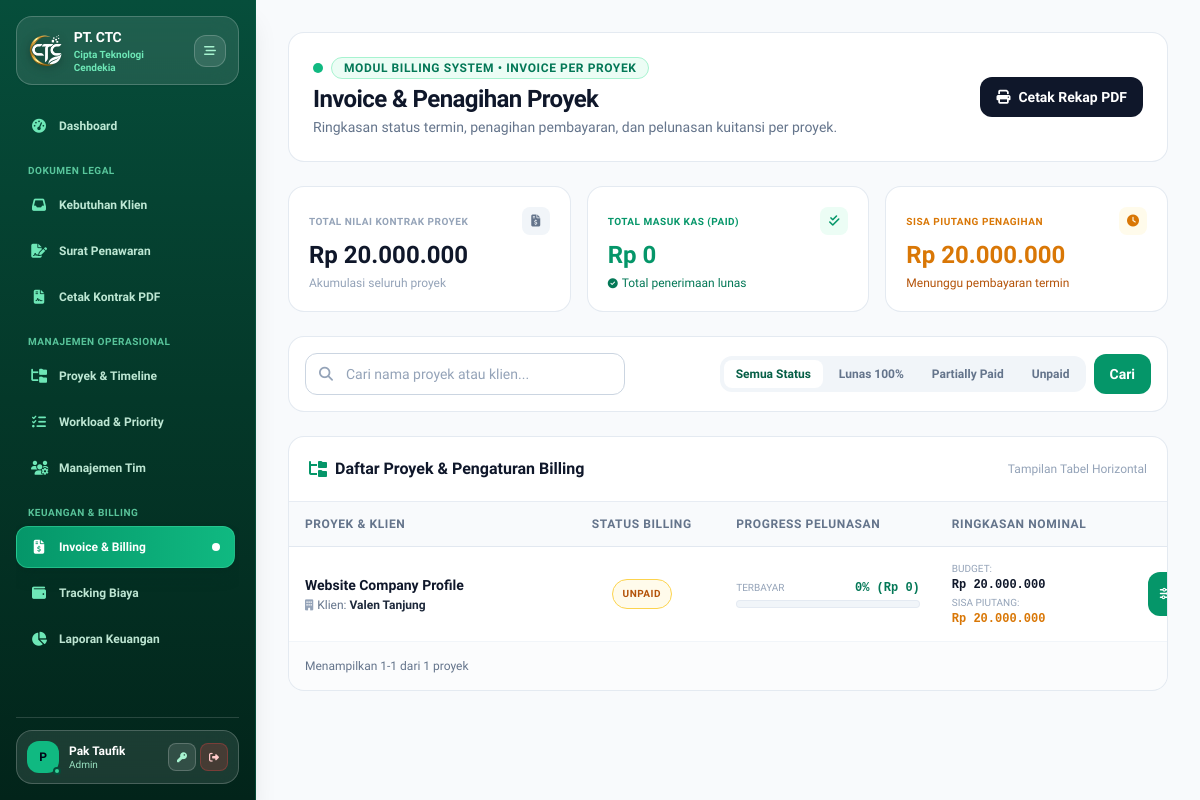
Page /modules/invoices/index.php (signed in) on the earlier database version.
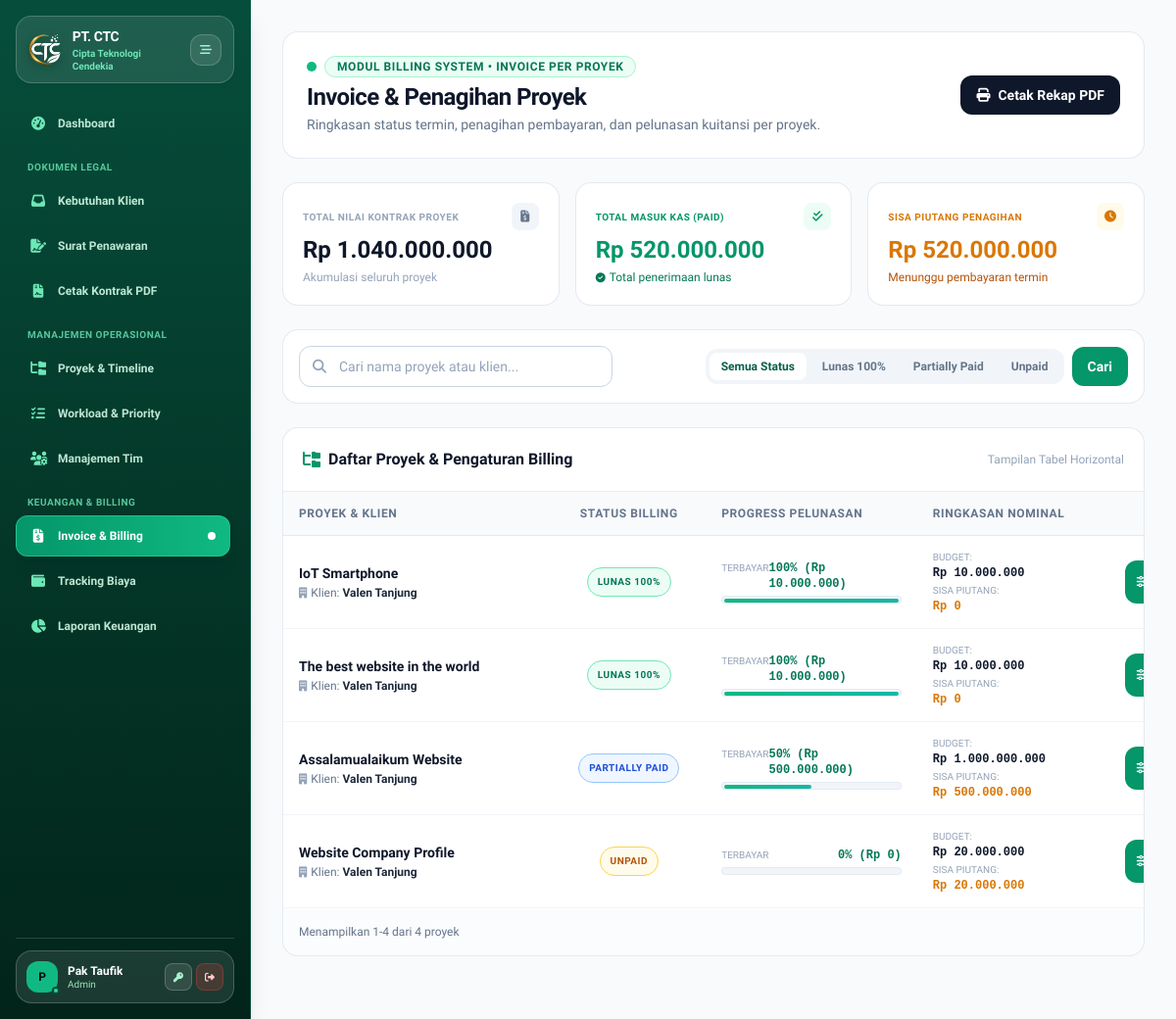
Same page on the later database version.
### tables this page shows
CREATE TABLE `projects` (
  `id` int(11) NOT NULL,
  `nama_projek` varchar(150) NOT NULL,
  `klien` varchar(100) NOT NULL,
  `budget` decimal(15,2) NOT NULL DEFAULT 0.00,
  `tanggal_mulai` date NOT NULL,
  `deadline` date NOT NULL,
  `status` enum('Planning','In Progress','Completed','On Hold') DEFAULT 'Planning',
  `kategori_rab` enum('Website','IoT','Mobile','Custom') NOT NULL DEFAULT 'Website',
  `rab_custom_data` longtext DEFAULT NULL,
  `client_token` varchar(64) DEFAULT NULL,
  `requirement_id` int(11) DEFAULT NULL,
  `created_at` timestamp NOT NULL DEFAULT current_timestamp()
);

### modules/invoices/index.php (the view, shortened to what the rows shown need)
<?php
require_once __DIR__ . '/../../config/database.php';
$filter_status = $_GET['status_filter'] ?? 'All';
$sqlProjects = "
    SELECT
        p.id AS project_id,
        p.nama_projek,
        p.klien,
        p.budget,
        p.tanggal_mulai,
        p.deadline,
        p.status AS project_status,
        COALESCE(SUM(i.jumlah_tagihan), 0) AS total_invoiced,
        COALESCE(SUM(CASE WHEN i.status = 'Paid' THEN i.jumlah_tagihan ELSE 0 END), 0) AS total_paid,
        COALESCE(SUM(CASE WHEN i.status != 'Paid' THEN i.jumlah_tagihan ELSE 0 END), 0) AS total_unpaid,
        COUNT(i.id) AS total_invoices_count,
        MAX(i.termin_ke) AS max_termin
    FROM projects p
    LEFT JOIN invoices i ON p.id = i.project_id
    WHERE 1=1
";
$params = [];
$sqlProjects .= " GROUP BY p.id ORDER BY p.created_at DESC";
$stmt = $pdo->prepare($sqlProjects);
$stmt->execute($params);
$allProjects = $stmt->fetchAll();
$filteredProjects = [];
foreach ($allProjects as $proj) {
    $budget    = (float)$proj['budget'];
    $totalPaid = (float)$proj['total_paid'];
    if ($budget > 0 && $totalPaid >= $budget) {
        $paymentStatus = 'Lunas';
    } elseif ($totalPaid > 0) {
        $paymentStatus = 'Partially Paid';
    } else {
        $paymentStatus = 'Unpaid';
    }
    $proj['payment_status'] = $paymentStatus;
    if ($filter_status === 'All' || $filter_status === $paymentStatus) {
        $filteredProjects[] = $proj;
    }
}
require_once __DIR__ . '/../../includes/header.php';
require_once __DIR__ . '/../../includes/sidebar.php';
?>
<main class="flex-1 p-4 sm:p-6 md:p-8 overflow-y-auto w-full min-w-0 bg-[#f8fafc] text-slate-800 selection:bg-emerald-600 selection:text-white relative">
    <div class="flex flex-col sm:flex-row justify-between sm:items-center gap-5 mb-6 bg-white p-5 sm:p-6 rounded-2xl border border-slate-200/90 shadow-xs">
        <div class="shrink-0">
            <h1 class="text-xl md:text-2xl font-bold text-slate-900 tracking-tight">Invoice & Penagihan Proyek</h1>
        </div>
    </div>
    <div class="bg-white border border-slate-200/90 rounded-2xl shadow-xs overflow-hidden mb-8">
        <div class="w-full overflow-x-auto">
            <table class="w-full text-left border-collapse text-xs sm:text-sm table-fixed min-w-[980px]">
                <thead>
                    <tr class="bg-slate-50 border-b border-slate-200 text-xs font-semibold text-slate-500 uppercase tracking-wider">
                        <th class="py-3.5 px-4 w-[28%]">PROYEK & KLIEN</th>
                        <th class="py-3.5 px-4 w-[16%] text-center">STATUS BILLING</th>
                        <th class="py-3.5 px-4 w-[22%]">PROGRESS PELUNASAN</th>
                        <th class="py-3.5 px-4 w-[20%]">RINGKASAN NOMINAL</th>
                        <th class="py-3.5 px-4 w-[14%] text-center">AKSI</th>
                    </tr>
                </thead>
                <tbody class="divide-y divide-slate-100" id="billingTableBody">
                    <?php if (empty($filteredProjects)): ?>
                        <tr>
                            <td colspan="5" class="p-8 text-center text-slate-400 font-normal">
                                <div class="w-12 h-12 mx-auto mb-2 rounded-2xl bg-slate-100 text-slate-400 flex items-center justify-center text-xl">
                                    <i class="fa-solid fa-folder-open"></i>
                                </div>
                                <p class="font-bold text-slate-800 text-sm">Belum ada data proyek yang sesuai kriteria pencarian.</p>
                            </td>
                        </tr>
                    <?php else: ?>
                        <?php foreach ($filteredProjects as $p):
                            $pBudget = (float)$p['budget'];
                            $pPaid   = (float)$p['total_paid'];
                            $pUnpaid = $pBudget - $pPaid;
                            $percent = $pBudget > 0 ? min(100, round(($pPaid / $pBudget) * 100)) : 0;
                        ?>
                            <tr class="invoice-row hover:bg-slate-50/70 transition align-middle"
                                data-search="<?= htmlspecialchars(strtolower($p['nama_projek'] . ' ' . $p['klien'])) ?>"
                                data-status="<?= htmlspecialchars($p['payment_status']) ?>">
                                <td class="py-3.5 px-4">
                                    <p class="font-bold text-slate-900 text-xs sm:text-sm leading-snug truncate">
                                        <?= htmlspecialchars($p['nama_projek']) ?>
                                    </p>
                                    <p class="text-xs text-slate-500 font-normal truncate mt-0.5">
                                        <i class="fa-solid fa-building text-slate-400 mr-1 text-[11px]"></i>Klien: <span class="font-semibold text-slate-800"><?= htmlspecialchars($p['klien']) ?></span>
                                    </p>
                                </td>
                                <td class="py-3.5 px-4 text-center">
                                    <span class="px-2.5 py-1 text-[10px] uppercase font-extrabold rounded-full border tracking-wider inline-block whitespace-nowrap
                                        <?php
                                            switch($p['payment_status']) {
                                                case 'Lunas': echo 'bg-emerald-50 text-emerald-700 border-emerald-300'; break;
                                                case 'Partially Paid': echo 'bg-blue-50 text-blue-700 border-blue-300'; break;
                                                default: echo 'bg-amber-50 text-amber-700 border-amber-300';
                                            }
                                        ?>">
                                        <?= $p['payment_status'] === 'Lunas' ? 'LUNAS 100%' : $p['payment_status'] ?>
                                    </span>
                                </td>
                                <td class="py-3.5 px-4">
                                    <div class="flex justify-between text-xs font-semibold mb-1">
                                        <span class="text-slate-400 text-[10px] uppercase font-normal">Terbayar</span>
                                        <span class="text-emerald-700 font-bold font-mono text-xs"><?= $percent ?>% (Rp <?= number_format($pPaid, 0, ',', '.') ?>)</span>
                                    </div>
                                    <div class="w-full bg-slate-100 rounded-full h-2 overflow-hidden border border-slate-200/80 p-0.5">
                                        <div class="bg-gradient-to-r from-emerald-500 to-teal-500 h-1 rounded-full transition-all duration-500" style="width: <?= $percent ?>%"></div>
                                    </div>
                                </td>
                                <td class="py-3.5 px-4 font-mono">
                                    <div class="text-xs">
                                        <span class="text-[10px] text-slate-400 font-sans block uppercase">Budget:</span>
                                        <span class="font-bold text-slate-900">Rp <?= number_format($pBudget, 0, ',', '.') ?></span>
                                    </div>
                                    <div class="text-xs mt-0.5">
                                        <span class="text-[10px] text-slate-400 font-sans block uppercase">Sisa Piutang:</span>
                                        <span class="font-semibold text-amber-600">Rp <?= number_format($pUnpaid, 0, ',', '.') ?></span>
                                    </div>
                                </td>
                                <td class="py-3.5 px-4 text-center">
                                    <a href="detail.php?project_id=<?= $p['project_id'] ?>" class="btn-press px-3 py-1.5 bg-emerald-600 hover:bg-emerald-700 text-white font-semibold text-xs rounded-xl transition inline-flex items-center gap-1.5 shadow-xs">
                                        <i class="fa-solid fa-sliders text-xs"></i> Kelola Billing
                                    </a>
                                </td>
                            </tr>
                        <?php endforeach; ?>
                    <?php endif; ?>
                </tbody>
            </table>
        </div>
    </div>
</main>
<?php require_once __DIR__ . '/../../includes/footer.php'; ?>

Differences in the rows shown:
added projects: nama_projek "IoT Smartphone", klien "Valen Tanjung", shows "LUNAS 100%", percent "100", pPaid "10.000.000", budget "10.000.000", pUnpaid "0"
added projects: nama_projek "The best website in the world", klien "Valen Tanjung", shows "LUNAS 100%", percent "100", pPaid "10.000.000", budget "10.000.000", pUnpaid "0"
added projects: nama_projek "Assalamualaikum Website", klien "Valen Tanjung", payment_status "PARTIALLY PAID", percent "50", pPaid "500.000.000", budget "1.000.000.000", pUnpaid "500.000.000"
Other differences:
$totalCompanyBudget: "20.000.000" → "1.040.000.000"
$totalCompanyPaid: "0" → "520.000.000"
$totalCompanyUnpaid: "20.000.000" → "520.000.000"
text written by a page script: "Menampilkan 1-1 dari 1 proyek" → "Menampilkan 1-4 dari 4 proyek"
